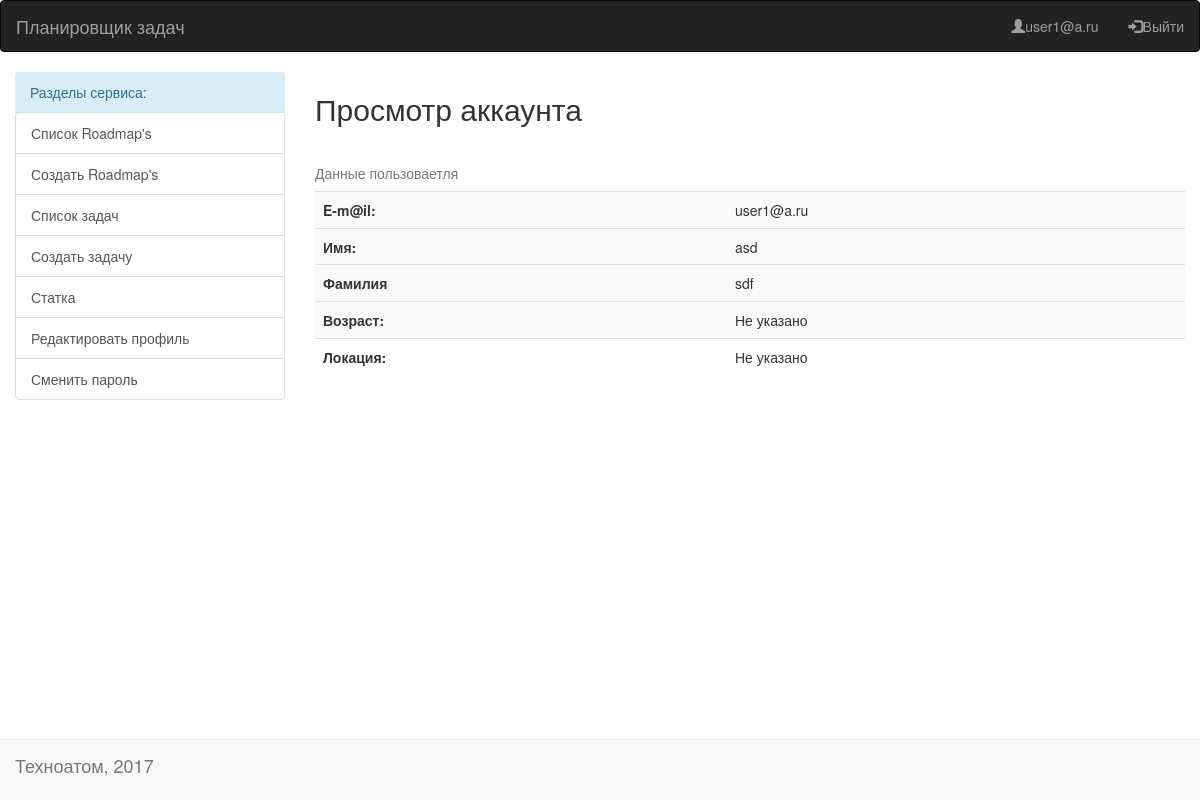
Page /viewUser/ (signed in) on the committed database.
### create/models.py (models this page shows)
class TaskUser(AbstractUser):
    email = models.EmailField(verbose_name='Почта:', unique=True, primary_key=True)
    phone = models.CharField(max_length=10, verbose_name='Телефон:')
    age = models.IntegerField(verbose_name='Возраст:', null=True, blank=True)
    region = models.CharField(max_length=20, verbose_name='Регион:', blank=True, null=True)
    username = models.CharField(max_length=10, verbose_name='Имя которое не нужно:', blank=True, null=True) # не убрать(
    first_name = models.CharField(_('first name'), max_length=30)  # переопределённые поля
    last_name = models.CharField(_('last name'), max_length=150)
    REQUIRED_FIELDS = ['phone', 'first_name', 'last_name', 'username'] # 'username'
    USERNAME_FIELD = 'email'

### create/views.py (the view)
# urls.py: url(r'^viewUser/$', view_user, name='acc_view'),
@login_required
def view_user(request):
    return render(
        request, 'acc_view.html'
    )

### templates/acc_view.html (shortened to what this page needs)
{% extends "base.html" %}
{% block content %}
    <h2>Просмотр аккаунта</h2>
    <br>
<table class="table table-striped">
    <caption>Данные пользоваетля</caption>
    <tr>   <th>E-m@il:</th> <td>{{ request.user.email }}</td> </tr>   <tr>
    <tr>   <th>Имя:</th> <td>{{ request.user.first_name }}</td> </tr>   <tr>
    <tr>   <th>Фамилия</th> <td>{{ request.user.last_name }}</td> </tr>   <tr>
    <tr>   <th>Возраст:</th> <td>{{ request.user.age|default_if_none:"Не указано" }}</td> </tr>
    <tr>   <th>Локация:</th> <td>{{ request.user.region|default_if_none:"Не указано" }}</td> </tr>   <tr>
</table>
{% endblock %}

### templates/base.html (shortened to what this page needs)
{% load staticfiles %}
<!DOCTYPE html>
<html>
    <head>
    </head>
    <link rel="stylesheet" type="text/css" href="{% static 'css/bootstrap.css' %}" />
<body>
<nav class="navbar navbar-inverse">
    <div class="container-fluid">
        <div class="navbar-header">
            <a class="navbar-brand" href="#">Планировщик задач</a>
        </div>
        <ul class="nav navbar-nav navbar-right">
        {% if request.user.is_authenticated %}
        <li><a href="{% url 'acc_view' %}"><span class="glyphicon glyphicon-user"></span>{{ request.user.email }}</a></li>
        <li><a href="{% url 'logout_view' %}"><span class="glyphicon glyphicon-log-in"></span>Выйти</a></li>
        {% else %}
        <li><a href="{% url 'reg' %}"><span class="glyphicon glyphicon-user"></span>Зарегаться без SMS и..</a></li>
        <li><a href="{% url 'login' %}"><span class="glyphicon glyphicon-log-in"></span>Войти</a></li>
        {% endif %}
    </ul>
  </div>
</nav>
<nav class="navbar navbar-default navbar-fixed-bottom">
    <div class="container-fluid">
        <div class="navbar-header">
            <p class="navbar-brand">Техноатом, 2017</p>
        </div>
    </div>
</nav>
  <div class="col-sm-3">
      {% if request.user.is_authenticated %}
      <div class="panel-info">
          <div class="panel-heading">Разделы сервиса:</div>
          <div class="list-group">
              <a href="{% url 'all_roadmap' %}" class="list-group-item">Список Roadmap's</a>
              <a href="{% url 'create_roadmap' %}" class="list-group-item">Создать Roadmap's</a>
              <a href="{% url 'all_tasks' %}" class="list-group-item">Список задач</a>
              <a href="{% url 'create_task' %}" class="list-group-item">Создать задачу</a>
              <a href="{% url 'stats_all' %}" class="list-group-item">Статка</a>
              <a href="{% url 'acc_edit' %}" class="list-group-item">Редактировать профиль</a>
              <a href="{% url 'password_change' %}" class="list-group-item">Сменить пароль</a>
          </div>
      </div>
      {% endif %}
  </div>
    <div class="col-sm-9">
    {% block content %}{% endblock %}
    </div>
            </body>
</html>

### rows in the picture
TaskUser: user.email "user1@a.ru", user.first_name "asd", user.last_name "sdf", user.age "Не указано", user.region "Не указано"
